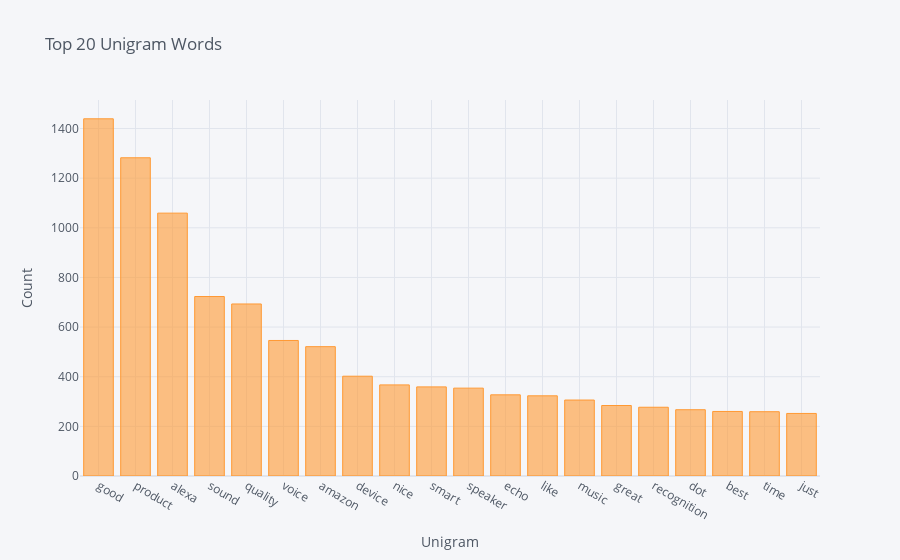

Here is the notebook cell this chart was saved with:
### Code cell
df_uni=df_uni.set_index('unigram')
df_uni.iplot(kind='bar', xTitle='Unigram', yTitle='Count', title='Top 20 Unigram Words')

### Figure 1 — Plotly figure (JSON) as saved in the notebook; plotly's stock layout.template omitted (floating-point values rounded to 4 significant figures)
{"data": [{"marker": {"color": "rgba(255, 153, 51, 0.6)", "line": {"color": "rgba(255, 153, 51, 1.0)", "width": 1}}, "name": "frequency", "orientation": "v", "text": "", "type": "bar", "x": ["good", "product", "alexa", "sound", "quality", "voice", "amazon", "device", "nice", "smart", "speaker", "echo", "like", "music", "great", "recognition", "dot", "best", "time", "just"], "y": [1439, 1282, 1059, 723, 693, 546, 521, 402, 367, 359, 354, 327, 323, 306, 284, 277, 267, 260, 259, 252]}], "layout": {"legend": {"bgcolor": "#F5F6F9", "font": {"color": "#4D5663"}}, "paper_bgcolor": "#F5F6F9", "plot_bgcolor": "#F5F6F9", "title": {"font": {"color": "#4D5663"}, "text": "Top 20 Unigram Words"}, "xaxis": {"gridcolor": "#E1E5ED", "showgrid": true, "tickfont": {"color": "#4D5663"}, "title": {"font": {"color": "#4D5663"}, "text": "Unigram"}, "zerolinecolor": "#E1E5ED"}, "yaxis": {"gridcolor": "#E1E5ED", "showgrid": true, "tickfont": {"color": "#4D5663"}, "title": {"font": {"color": "#4D5663"}, "text": "Count"}, "zerolinecolor": "#E1E5ED"}}}
